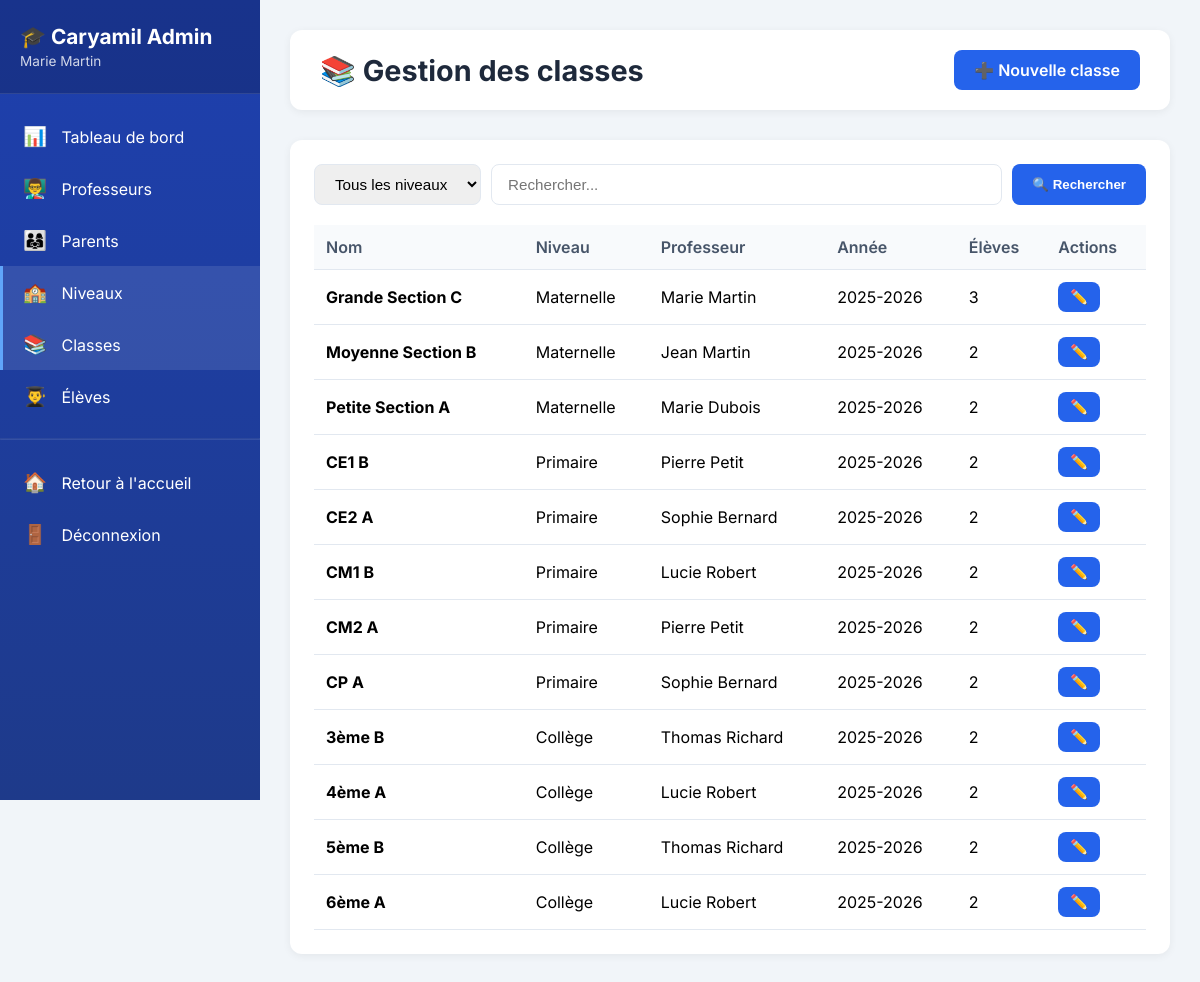
Screenshot of /niveaux/administration/classes/ (signed in) with the database file from the repository.
### accounts/models.py (models this page shows, shortened)
class CustomUser(AbstractUser):
    is_parent = models.BooleanField(default=False, verbose_name="Est parent")
    is_teacher = models.BooleanField(default=False, verbose_name="Est professeur")
    is_director = models.BooleanField(default=False, verbose_name="Est directeur")

### school_core/models.py (models this page shows, shortened)
class Classroom(models.Model):
    level = models.ForeignKey(SchoolLevel, on_delete=models.CASCADE, related_name='classrooms')
    name = models.CharField(max_length=50)
    teacher = models.ForeignKey(
        settings.AUTH_USER_MODEL,
        on_delete=models.SET_NULL,
        null=True,
        blank=True,
        limit_choices_to={'is_teacher': True},
        related_name='taught_classes'
    )
    school_year = models.CharField(max_length=9, default='2025-2026')
    class Meta:
        verbose_name = "Classe"
        verbose_name_plural = "Classes"
        ordering = ['level', 'name']

class SchoolLevel(models.Model):
    name = models.CharField(max_length=50, unique=True)
    slug = models.SlugField(unique=True)
    description = models.TextField(blank=True)
    class Meta:
        verbose_name = "Niveau scolaire"
        verbose_name_plural = "Niveaux scolaires"
        ordering = ['id']

### interfaces/views_admin.py (the view)
# urls.py: path('administration/classes/', views_admin.admin_classes_list, name='admin_classes_list'),
@login_required
def admin_classes_list(request):
    if not user_is_admin(request.user):
        messages.error(request, "Accès refusé.")
        return redirect('niveau_selector')
    level_id = request.GET.get('level', '')
    search = request.GET.get('search', '')
    classes = Classroom.objects.select_related('level', 'teacher').annotate(
        student_count=Count('students')
    ).order_by('level', 'name')
    if level_id:
        classes = classes.filter(level_id=level_id)
    if search:
        classes = classes.filter(Q(name__icontains=search))
    levels = SchoolLevel.objects.all()
    context = {
        'classes': classes,
        'levels': levels,
        'selected_level': level_id,
        'search': search,
    }
    return render(request, 'admin/classes_list.html', context)

### interfaces/views_admin.py (called while the page is built)
def user_is_admin(user):
    return user.is_superuser or user.is_director

### interfaces/templates/admin/classes_list.html (shortened to what this page needs)
{% extends 'admin/base.html' %}
{% block content %}
<div class="top-bar">
    <h1 class="page-title">📚 Gestion des classes</h1>
    <a href="{% url 'admin_class_create' %}" class="btn btn-primary">➕ Nouvelle classe</a>
</div>
<div class="card">
    <form method="get" class="search-bar">
        <select name="level">
            <option value="">Tous les niveaux</option>
        </select>
        <input type="text" name="search" placeholder="Rechercher..." value="{{ search }}">
        <button type="submit" class="btn btn-primary">🔍 Rechercher</button>
    </form>
    <table>
        <thead>
            <tr><th>Nom</th><th>Niveau</th><th>Professeur</th><th>Année</th><th>Élèves</th><th>Actions</th></tr>
        </thead>
        <tbody>
            {% for classroom in classes %}
            <tr>
                <td><strong>{{ classroom.name }}</strong></td>
                <td>{{ classroom.level.name }}</td>
                <td>{{ classroom.teacher.get_full_name|default:"-" }}</td>
                <td>{{ classroom.school_year }}</td>
                <td>{{ classroom.student_count }}</td>
                <td><a href="{% url 'admin_class_edit' classroom.id %}" class="btn btn-sm btn-primary">✏️</a></td>
            </tr>
            {% empty %}
            <tr><td colspan="6" style="text-align: center; color: #64748b;">Aucune classe</td></tr>
            {% endfor %}
        </tbody>
    </table>
</div>
{% endblock %}

### interfaces/templates/admin/base.html (shortened to what this page needs)
{% load static %}
<!DOCTYPE html>
<html lang="fr">
<head>
</head>
<body>
    <div class="admin-layout">
        <div class="sidebar">
            <div class="sidebar-header">
                <h2>🎓 Caryamil Admin</h2>
                <p>{{ user.get_full_name|default:user.username }}</p>
            </div>
            <nav class="sidebar-nav">
                <a href="{% url 'admin_dashboard' %}" class="nav-item {% if request.resolver_match.url_name == 'admin_dashboard' %}active{% endif %}">
                    <span>📊</span> Tableau de bord
                </a>
                <a href="{% url 'admin_teachers_list' %}" class="nav-item {% if 'professeur' in request.path %}active{% endif %}">
                    <span>👨‍🏫</span> Professeurs
                </a>
                <a href="{% url 'admin_parents_list' %}" class="nav-item {% if 'parent' in request.path %}active{% endif %}">
                    <span>👨‍👩‍👧</span> Parents
                </a>
                <a href="{% url 'admin_levels_list' %}" class="nav-item {% if 'niveau' in request.path %}active{% endif %}">
                    <span>🏫</span> Niveaux
                </a>
                <a href="{% url 'admin_classes_list' %}" class="nav-item {% if 'classe' in request.path %}active{% endif %}">
                    <span>📚</span> Classes
                </a>
                <a href="{% url 'admin_students_list' %}" class="nav-item {% if 'eleve' in request.path %}active{% endif %}">
                    <span>👨‍🎓</span> Élèves
                </a>
                <hr style="border-color: rgba(255,255,255,0.1); margin: 16px 0;">
                <a href="{% url 'niveau_selector' %}" class="nav-item">
                    <span>🏠</span> Retour à l'accueil
                </a>
                <a href="{% url 'logout' %}" class="nav-item">
                    <span>🚪</span> Déconnexion
                </a>
            </nav>
        </div>
        <div class="main-content">
            {% block content %}{% endblock %}
        </div>
    </div>
</body>
</html>

### interfaces/templates/admin/base.html (style rules this page uses)
* { margin: 0; padding: 0; box-sizing: border-box; }
body { font-family: 'Inter', sans-serif; background: #f1f5f9; min-height: 100vh; }
.admin-layout { display: flex; min-height: 100vh; }
.sidebar { width: 260px; background: linear-gradient(180deg, #1e40af 0%, #1e3a8a 100%); color: white; padding: 0; position: fixed; height: 100vh; overflow-y: auto; }
.sidebar-header { padding: 24px 20px; background: rgba(0,0,0,0.2); border-bottom: 1px solid rgba(255,255,255,0.1); }
.sidebar-header h2 { font-size: 1.3em; margin-bottom: 4px; }
.sidebar-header p { font-size: 0.85em; opacity: 0.8; }
.sidebar-nav { padding: 16px 0; }
.nav-item { display: block; padding: 14px 20px; color: white; text-decoration: none; transition: all 0.2s; border-left: 3px solid transparent; }
.nav-item:hover, .nav-item.active { background: rgba(255,255,255,0.1); border-left-color: #60a5fa; }
.nav-item span { margin-right: 10px; font-size: 1.2em; }
.main-content { margin-left: 260px; flex: 1; padding: 30px; }
.top-bar { background: white; padding: 20px 30px; border-radius: 12px; margin-bottom: 30px; display: flex; justify-content: space-between; align-items: center; box-shadow: 0 2px 8px rgba(0,0,0,0.06); }
.page-title { font-size: 1.8em; color: #1e293b; }
.btn { padding: 10px 20px; border: none; border-radius: 8px; font-weight: 600; cursor: pointer; text-decoration: none; display: inline-block; transition: all 0.2s; }
.btn-primary { background: #2563eb; color: white; }
.btn-sm { padding: 6px 12px; font-size: 0.9em; }
.card { background: white; padding: 24px; border-radius: 12px; box-shadow: 0 2px 8px rgba(0,0,0,0.06); margin-bottom: 20px; }
table { width: 100%; border-collapse: collapse; }
th, td { text-align: left; padding: 12px; border-bottom: 1px solid #e2e8f0; }
th { background: #f8fafc; font-weight: 600; color: #475569; }
.search-bar { display: flex; gap: 10px; margin-bottom: 20px; }
.search-bar input, .search-bar select { padding: 10px 16px; border: 1px solid #e2e8f0; border-radius: 8px; font-size: 0.95em; }
.search-bar input { flex: 1; }

### rows the page displays
CustomUser: get_full_name "Marie Martin"
Classroom: name "Grande Section C", level.name "Maternelle", teacher.get_full_name "Marie Martin", school_year "2025-2026", student_count "3"
Classroom: name "Moyenne Section B", level.name "Maternelle", teacher.get_full_name "Jean Martin", school_year "2025-2026", student_count "2"
Classroom: name "Petite Section A", level.name "Maternelle", teacher.get_full_name "Marie Dubois", school_year "2025-2026", student_count "2"
Classroom: name "CE1 B", level.name "Primaire", teacher.get_full_name "Pierre Petit", school_year "2025-2026", student_count "2"
Classroom: name "CE2 A", level.name "Primaire", teacher.get_full_name "Sophie Bernard", school_year "2025-2026", student_count "2"
Classroom: name "CM1 B", level.name "Primaire", teacher.get_full_name "Lucie Robert", school_year "2025-2026", student_count "2"
Classroom: name "CM2 A", level.name "Primaire", teacher.get_full_name "Pierre Petit", school_year "2025-2026", student_count "2"
Classroom: name "CP A", level.name "Primaire", teacher.get_full_name "Sophie Bernard", school_year "2025-2026", student_count "2"
Classroom: name "3ème B", level.name "Collège", teacher.get_full_name "Thomas Richard", school_year "2025-2026", student_count "2"
Classroom: name "4ème A", level.name "Collège", teacher.get_full_name "Lucie Robert", school_year "2025-2026", student_count "2"
Classroom: name "5ème B", level.name "Collège", teacher.get_full_name "Thomas Richard", school_year "2025-2026", student_count "2"
Classroom: name "6ème A", level.name "Collège", teacher.get_full_name "Lucie Robert", school_year "2025-2026", student_count "2"
